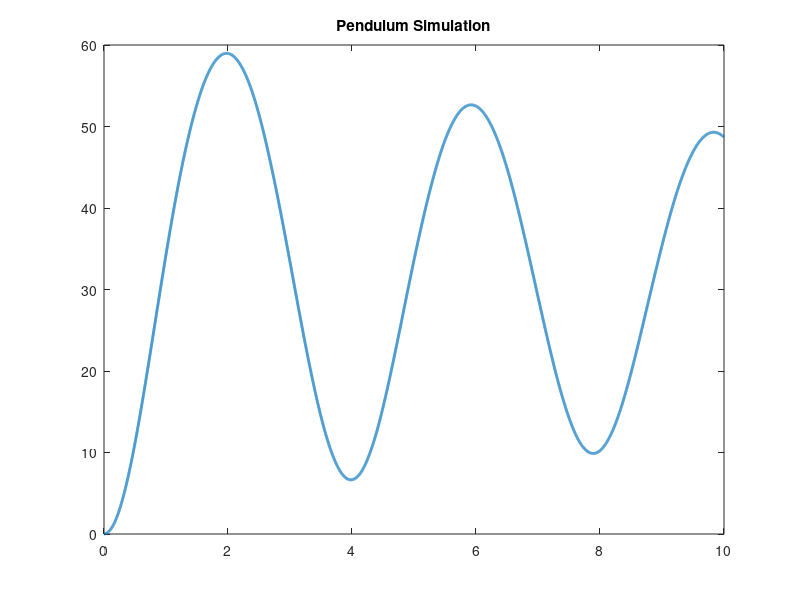

The MATLAB script that drew this image: (Note: this script raises an error after producing the figure.)
clear; close all; clc;

% Constants
g = -9.81;              % Gravity [m/s/s]

% System Parameters
Jp = 2.5;               % Mass Moment of Inertia @ Pivot[Nm/rad/s^2]
m = 1.6;                % Mass [kg]
l = 1;                  % Length [m]
b = 1.25;               % Damping [Nm/rad/s]
tau = 12;               % Constant Torque Input [Nm]

J = Jp + m*l^2;         % Mass Moment of Inertia [Nm/rad/s^2]

% Noise Parameters
sigmaF = sqrt(2);       % Force 1Sigma [N]

% Time
dt = 1e-3;              % Time Step [s]
time = 0:dt:10;         % Time Vector [s]
N = length(time);       % Length of Time

% Simulation
theta = zeros(1,N-1);   % Angular Position [rad]
thetad = zeros(1,N-1);  % Angular Velocity [rad/s]
thetadd = zeros(1,N-1); % Angular Acceleration [rad/s]
for k = 1:N-1
    F = 5 + sigmaF*randn(1);
    thetadd(k+1) = ((m*g*l)/J)*sin(theta(k)) - ((F*l)/J)*cos(theta(k)) - ...
        (b/J)*thetad(k)^3 + tau/J;
    thetad(k+1) = thetad(k) + thetadd(k+1)*dt;
    theta(k+1) = theta(k) + thetad(k+1)*dt;
end

figure();
plot(time, rad2deg(theta), 'LineWidth', 2);
title('Pendulum Simulation');
subtitle('\Theta vs. Time');
xlabel('Time (s)');
ylabel('\Theta (deg)');
ax = gca;
ax.FontSize = 18;

%% Extend Kalman Filter
sigmaTheta = sqrt(deg2rad(1));          % Measurement 1Sigma [rad]

y = theta + sigmaTheta*randn(1,N);      % Measurements [rad]
A = [        0       1;
     (m*g*l)/J 3*(b/J)];                % Dynamic Matrix
Phi = expm(A*dt);
B = [  0;   
     1/J];                              % Input Matrix
C = [1 0];
Bw = [0;
      1];                               % Input Noise Matrix

Qc = sigmaF^2;                          % Continuous Process Covariance
Qd = Bw*Qc*Bw';                         % Discrete Process Covariance
R = sigmaTheta^2;                       % Measurement Covariance
P = Qd;                                 % State Covariance
xEKF = zeros(2,N-1);                    % State
for k = 1:N-1
    % Time Update
    xp = [xEKF(1,k) + xEKF(2,k)*dt;
          xEKF(2,k) + (((m*g*l)/J)*sin(xEKF(1,k)) - (b/J)*xEKF(2,k)^3 + tau/J)*dt];
    Pp = Phi*P*Phi' + Qd;
    % Kalman Gain
    K = Pp*C'/(C*Pp*C' + R);
    % Measurement Update
    xEKF(:,k+1) = xp + K*(y(k) - C*xp);
    P = (eye(2) - K*C)*Pp;
end

figure();
hold('on');
plot(time, rad2deg(xEKF(1,:)), 'LineWidth', 2);
plot(time, rad2deg(theta), 'LineWidth', 2);
title('Extended Kalman Filter vs. Simulation');
subtitle('\Theta vs. Time');
xlabel('Time (s)');
ylabel('\Theta (deg)');
legend('Estimate', 'Sim');
ax = gca;
ax.FontSize = 18;

%% Unscented Kalman Filter
kappa = 1e-3;
n = 2;
na = 4;

xUKF = zeros(n, N-1);
xa = [xUKF; zeros(na-n, N-1)];
P = Qd;
Pa = blkdiag(P,Qd,R);

W = zeros(1,(2*na + 1));
W(1) = kappa/(na+kappa);
W(2:end) = 1/(2*(na + kappa));

X = zeros(n, 2*na + 1);
Xa = zeros(na, 2*na + 1);

for k = 2:N
    % Sigma Point Generation
    Pa = blkdiag(P,Qd,R);
    sigmaSpacing = sqrt((na + kappa)*Pa);

    xa(1:2,k-1) = xUKF(:,k-1);
    Xa(:,1) = xa(:,k-1);
    for i = 2:na+1
        Xa(:,i) = xa(:,k-1) + sigmaSpacing(i,i);
        Xa(:,i+na) = xa(:,k-1) - sigmaSpacing(i,i);
        X(:,i) = [Xa(1,i) + Xa(2,i)*dt;
                  Xa(2,i) + (((m*g*l)/J)*sin(Xa(1,i)) - (b/J)*Xa(2,i)^3 + tau/J)*dt];
        X(:,i+na) = [Xa(1,i+na) + Xa(2,i+na)*dt;
                     Xa(2,i+na) + (((m*g*l)/J)*sin(Xa(1,i+na)) - (b/J)*Xa(2,i+na)^3 + tau/J)*dt];
    end

    % Time Update
    xp = W(1)*X(:,1);
    for i = 2:2*na+1
        xp = xp + W(i)*X(:,i);
    end

    Pp = W(1)*(X(:,1) - xp)*(X(:,1) - xp)';
    for i = 2:2*na+1
        Pp = Pp + W(i)*(X(:,i) - xp)*(X(:,i) - xp)';
    end

    % Kalman Gain
    Y = X(1,:);
    yp = W(1)*Y(1);
    for i = 2:2*na+1
        yp = yp + W(i)*Y(i);
    end

    Pyy = W(1)*(Y(1) - yp)*(Y(1) - yp)';
    Pxy = W(1)*(X(1) - xp)*(Y(1) - yp)';
    for i = 2:(2*na+1)
        Pyy = Pyy + W(i)*(Y(i) - yp)*(Y(i) - yp)';
        Pxy = Pxy + W(i)*(X(i) - xp)*(Y(i) - yp)';
    end
    K = Pxy/Pyy;

    % Measurement Update
    xUKF(:,k) = xUKF(:,k-1) + K*(y(k) - yp);
    P = Pp - K*Pyy*K';
end

figure();
hold('on');
plot(time, rad2deg(xUKF(1,:)), 'LineWidth', 2);
plot(time, rad2deg(theta), 'LineWidth', 2);
title('Unscented Kalman Filter vs. Simulation');
subtitle('\Theta vs. Time');
xlabel('Time (s)');
ylabel('\Theta (deg)');
legend('Estimate', 'Sim');
ax = gca;
ax.FontSize = 18;

figure();
hold('on');
plot(time, rad2deg(xEKF(1,:)), 'LineWidth', 2);
plot(time, rad2deg(xUKF(1,:)), 'LineWidth', 2);
plot(time, rad2deg(theta), 'k', 'LineWidth', 2);
title('Unscented Kalman Filter vs. Extended Kalman Filter');
subtitle('\Theta vs. Time');
xlabel('Time (s)');
ylabel('\Theta (deg)');
legend('EKF', 'UKF', 'Sim');
ax = gca;
ax.FontSize = 18;